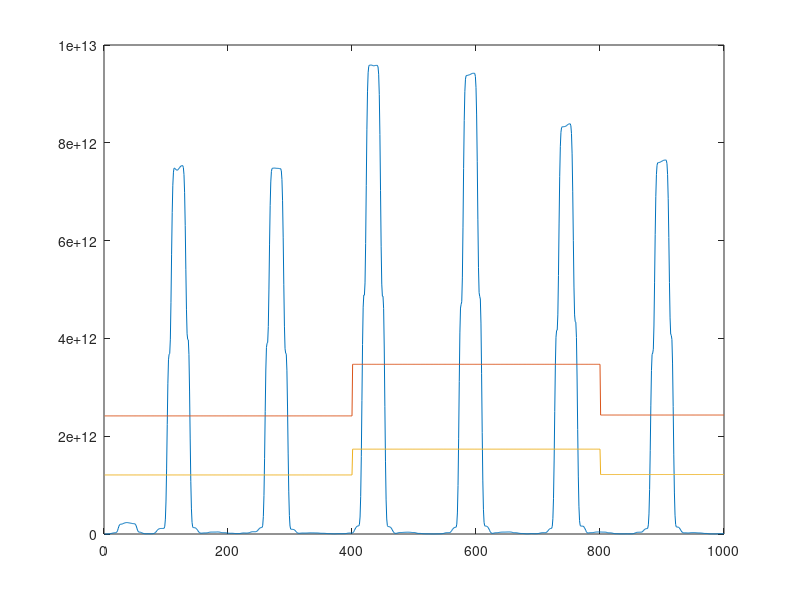

Source code (MATLAB): (Note: this script raises an error after producing the figure.)
clear all;
close all;
clc;

%% Load a signal


signal = load('ecg_AF.mat');
data = signal.ecg;
Fs = signal.Fs; % Sampling frequency

%figure
%plot(data);


%% Band-pass filter

% Low-pass filter

b1=[1 0 0 0 0 0 -2 0 0 0 0 0 1];
a1=[1 -2 1];

Y1 = filter(b1, a1, data);
% fvtool(b1, a1); %enables to see the delay introduced by the first filter


% High-pass filter

b2=zeros(1, 33);
b2(1)=-1;
b2(17)=32;
b2(18)=-32;
b2(33)=1;
a2=[1 -1];

Y2=filter(b2,a2,Y1); % signal filtered
% fvtool(b2, a2); %enables to see the delay introduced by the second filter



% plot(Y2(1:500));


%plot(Y2(1:500)/max(abs(Y2(1:500)))); % normalized signal


%% Differenciation

b3=(Fs/8).*[1 2 0 -2 -1];
a3=[1]; % the delay of 2 samples is for now ignored

Y3=filter(b3, a3, Y2);

%% Intensification of local etrema

Ssq = abs(Y3).*abs(Y3);

%% Moving Window Integration

N=30; % average QRS window length

b4=ones(1,N);
%a4=[1]
Smwi=1/N*conv(b4,Ssq);
%plot(Smwi(17:517)/max(abs(Smwi(17:517)))); % normalized signal
figure
plot(Smwi(1:1000));

%% Threesholding


PEAK=max(Smwi(1));

for i=1:400:length(data)-400
    R = max(Smwi(i:i+400)); % Search the max during a period of 200 samples
    m = mean(Smwi(i:i+400)); %Search the mean to don't detect noise peak (as P wave for example)
    for k=i:i+400
        A(k) = 0.875*R+0.125*PEAK;
        
        M(k) = 0.875*m+0.125*PEAK;
    end
end


TRESH1 = M+0.25*(A-M);
TRESH2 = 0.5*TRESH1;
hold on 
plot(TRESH1(1:1000));
plot(TRESH2(1:1000));
%plot(TRESH1(1:500)/max(abs(TRESH1(1:500))), 'yellow'); % normalized tresh
%plot(TRESH2(1:500)/max(abs(TRESH2(1:500))), 'green'); % normalize tresh


delay=38; % delay in samples



%% Detection of maxima

%Detection of the QRS location
T=zeros(size(Smwi));
for i=1:length(TRESH1)
    if(Smwi(i)>TRESH1(i))
        T(i)=1;
    else
        T(i)=0;
    end
end

index=[0];
T1=diff(T);
for k=1:length(T1)
    if(abs(T1(k))==1)
        index=[index,k];
    end
end
index=index(2:end)-delay; %index of QRS location

%R detection
R_peak=[0];
R_peak_abs=[0];

for i=1:2:length(index)
    if (index(i)<0)
        index(i)=abs(index(i));
    end
    
    temp=max(data(index(i):index(i+1)));
    R_peak=[R_peak,temp];
    
    
end


R_peak=R_peak(2:end);

for j=1:length(R_peak)
    temp1=find(data==R_peak(j));
    R_peak_abs=[R_peak_abs,temp1];
end
%R_peak_abs = R_peak_abs(2:end);
%hold on
%plot(R_peak_abs,R_peak,'o');


%Q detection
Q_peak_abs=[0];
c=R_peak_abs(1);
for i=2:length(R_peak_abs)
    while(data(c)>data(c-1))
        c=c-1;     
    end
    Q_peak_abs=[Q_peak_abs,c];
    c=R_peak_abs(i);
end
Q_peak_abs=Q_peak_abs(2:end);

Q_peak=data(Q_peak_abs);

%plot(Q_peak_abs,Q_peak,'o');

%S detection
S_peak_abs=[0];

d=R_peak_abs(1);
for i=2:length(R_peak_abs)
    while(data(d)>data(d+1))
        d=d+1;     
    end
    S_peak_abs=[S_peak_abs,d];
    d=R_peak_abs(i);
end
S_peak_abs=S_peak_abs(2:end);

S_peak=data(S_peak_abs);

%plot(S_peak_abs,S_peak,'o');

%% P and T wave detection 
b5=[1 0 0 0 0 0 -1];
a5=[1];

G1=filter(b5,a5,data); %differenciator 

b6=[1 0 0 0 0 0 0 0 -1];
a6=[1 -1];

G2=filter(b6,a6,G1);


delay2 = 6; %the delay is seen in the filtered signal each time the decreasing slope after the R peak crosses the level 0

index_RR_interval=R_peak_abs+6;
RR_interval=diff(index_RR_interval); %length of each RR interval

% T waves detection (we omit the first T wave)
T_wave_f=0;
for k=1:length(index_RR_interval)-1
    T_wave_f=[T_wave_f, max(((G2((index_RR_interval(k)+floor(0.1*RR_interval(k))):(index_RR_interval(k)+floor(0.65*RR_interval(k)))))))];
end

T_wave_f=T_wave_f(2:end);
T_wave_abs=0;
for j=1:length(T_wave_f)
    temp1=find(G2==T_wave_f(j));
    T_wave_abs=[T_wave_abs,temp1];
end

T_wave_abs=T_wave_abs(2:end);


% Detection of P waves
P_wave_f=0;
for k=1:length(index_RR_interval)-1
    P_wave_f=[P_wave_f, max(((G2((index_RR_interval(k)+floor(0.71*RR_interval(k))):(index_RR_interval(k)+floor(0.90*RR_interval(k)))))))];
end

P_wave_f=P_wave_f(2:end);
P_wave_abs=0;
for j=1:length(P_wave_f)
    temp1=find(G2==P_wave_f(j));
    P_wave_abs=[P_wave_abs,temp1];
end

P_wave_abs=P_wave_abs(2:end);

P_wave = data(P_wave_abs);
T_wave = data(T_wave_abs);

%plot(P_wave_abs,P_wave,'o');
%plot(T_wave_abs,T_wave,'o');

%% Pathologies detection

%Average BPM
RR_mean=mean(RR_interval);
BPM=60./((RR_mean)/200)

% Tachycardia/Bradycardia 

time_total=length(data)/200;
nb_R_peak=length(RR_interval)+1;
incr=floor(10*nb_R_peak/time_total); %determines the step we need to chose in order to have a mean every 10sec

moyenne=0;
moyenne2=0;
for k=1:incr:length(RR_interval)-incr-1
    RR_interval_mean1=mean(RR_interval(k:k+incr));
    moyenne=[moyenne,RR_interval_mean1];
    for i=k:k+incr
        temp=RR_interval_mean1;
        moyenne2(i)=temp; %the vector will be used after
    end
end



moyenne=moyenne(2:end); %Represents the average RR_interval during each period


% BPM for each 
BPM_moy=60./(moyenne/200);

% number of periods during which the patient presents bradycardia or tachycardia 
nb_b1=0;
ind_b1=0;
nb_b2=0;
ind_b2=0;
nb_t1=0;
ind_t1=0;
nb_t2=0;
ind_t2=0;
for i=1:length(BPM_moy)
    if BPM_moy(i)<50
        nb_b2=nb_b2+1;
        ind_b2=[ind_b2,i];
    elseif (BPM_moy(i)>50 && BPM_moy(i)<60) 
        nb_b1=nb_b1+1;
        ind_b1=[ind_b1,i];
    elseif (BPM_moy(i)>100 && BPM_moy(i)<110) 
        nb_t1=nb_t1+1;
        ind_t1=[ind_t1,i];
    elseif BPM_moy(i)>110
        nb_t2=nb_t2+1;
        ind_t2=[ind_t2,i];
    end 
end



% bradycardia rate for the whole signal
brad_rate=(nb_b1+nb_b2)*100/length(moyenne);

% tachycardia rate for the whole signal
tach_rate=(nb_t1+nb_t2)*100/length(moyenne);

% Warning display depending on the pathology (tachycardia od bradycardia)
% detected

if nb_b2/length(moyenne)>0.05
    disp('WARNING : Very low cardiac rhythm at some moments')
end

if (nb_b1+nb_b2)/length(moyenne)>0.5
    disp('General low cardiac rhythm')
end

if nb_t2/length(moyenne)>0.05
    disp('WARNING : Very high cardiac rhythm at some moments')
end

if (nb_t1+nb_t2)/length(moyenne)>0.5
    disp('General high cardiac rhythm')
end 


%Ectopic heart beat 
Ect_diff=abs(diff(RR_interval));
moyenne2=moyenne2(2:end);
l1=length(Ect_diff);
l2=length(moyenne2);
if l2<l1
    for i=1:l1-l2
    moyenne2=[moyenne2, moyenne2(l2)];
    end
end


nb_ect=0;
for i=1:l1
    if Ect_diff(i)>0.5*moyenne2(i) 
        nb_ect=nb_ect+1;
    end
end

%Warning display 
if nb_ect>5
    disp('Ectobeat heartbeat')
end


%Atrial fibrilation 

figure(4) 
h=histogram(RR_interval)

% 
% 
% for i=1:length(RR_interval)-1
%     AF_0(i)=(RR_interval(i)-RR_mean)*(RR_interval(i)-RR_mean);
% end
% 
% for i=1:length(RR_interval)-2
%     AF_1(i)=(RR_interval(i+1)-RR_mean)*(RR_interval(i)-RR_mean);
% end
% 
% R_0=sum(AF_0)/((length(RR_interval)-1)*RR_mean^2);
% R_1=sum(AF_1)/((length(RR_interval)-1)*RR_mean^2);
% 
% 
% 
